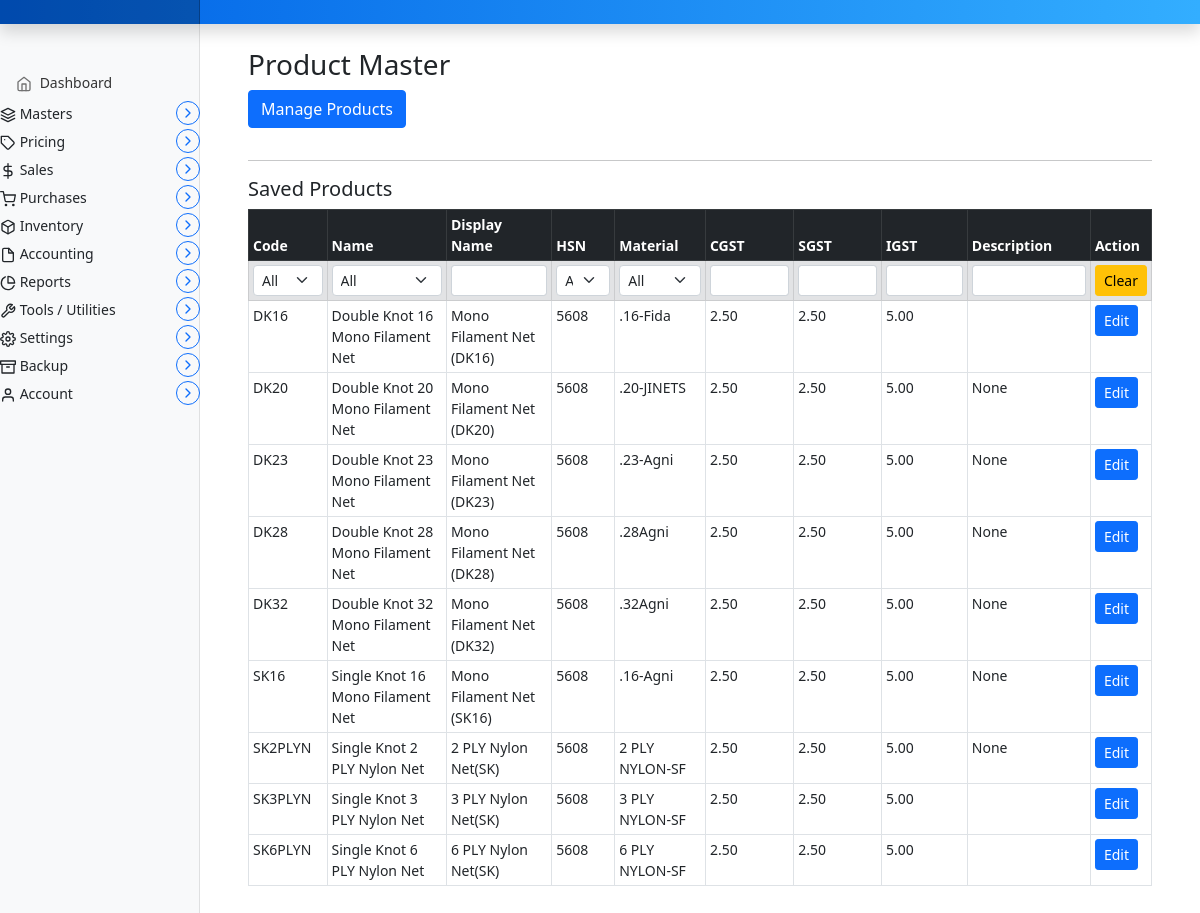
Page /invoice/products/ (signed in) on the earlier database version.
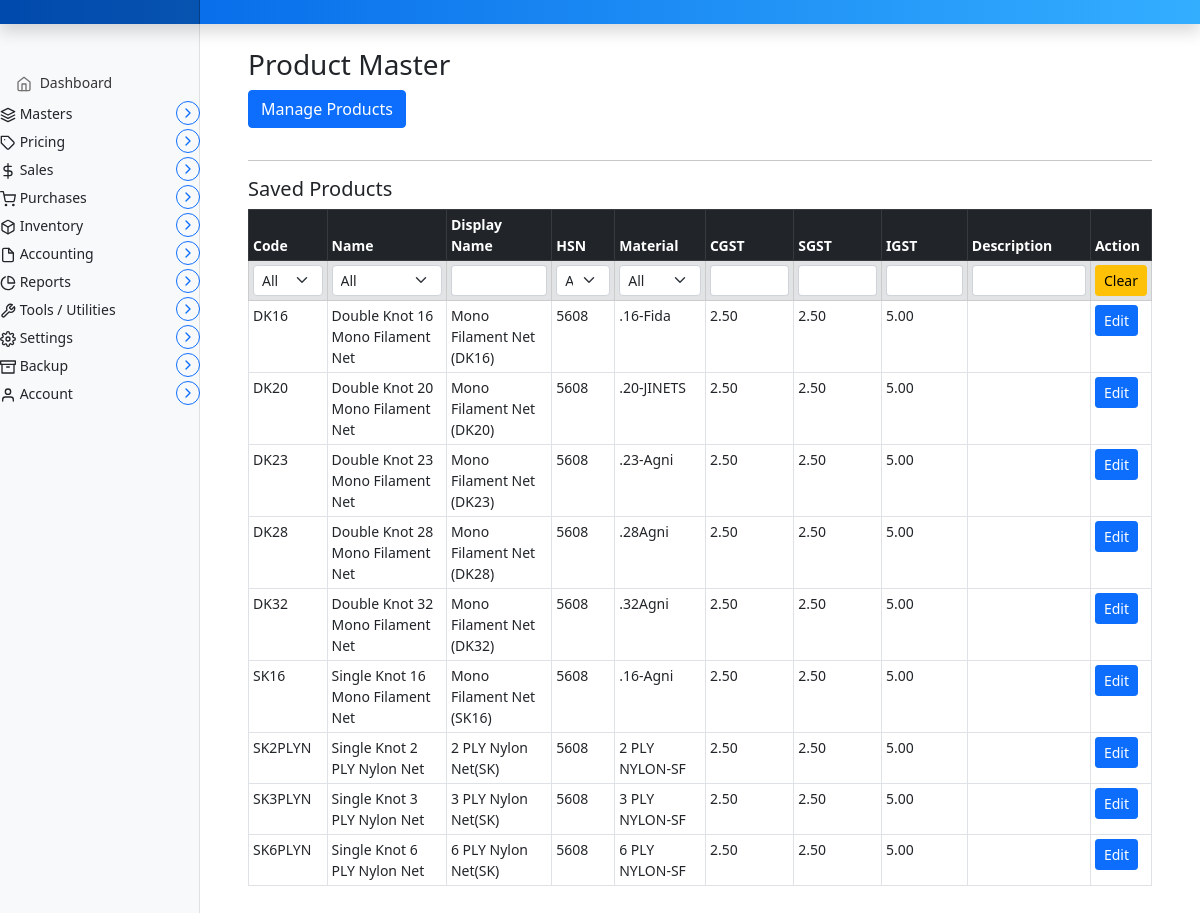
Same page on the later database version.
### marania_invoice_app/models.py (models this page shows, shortened)
class Product(models.Model):
    code = models.CharField(max_length=50, unique=True)
    name = models.CharField(max_length=200)
    display_name = models.CharField(max_length=200, blank=True, null=True)
    hsn = models.CharField(max_length=20, blank=True, null=True)
    material = models.ForeignKey(
        Materials,
        to_field='code',
        on_delete=models.DO_NOTHING,
        related_name='products',
        db_constraint=False,   # ⭐ KEY LINE
        null=True,
        blank=True,
    )
    cgst = models.DecimalField(max_digits=5, decimal_places=2, default=0)
    sgst = models.DecimalField(max_digits=5, decimal_places=2, default=0)
    igst = models.DecimalField(max_digits=5, decimal_places=2, default=0)
    description = models.TextField(blank=True, null=True)
    created_at = models.DateTimeField(auto_now_add=True)
    updated_at = models.DateTimeField(auto_now=True)

class Materials(models.Model):
    code = models.CharField(max_length=50, unique=True)
    name = models.CharField(max_length=255)
    displayname = models.CharField(max_length=255, blank=True, null=True)
    price = models.DecimalField(
        max_digits=10,
        decimal_places=2,
        default=0.00
    )
    gst = models.DecimalField(
        max_digits=5,
        decimal_places=2,
        blank=True,
        null=True,
        help_text="GST percentage (e.g. 9.00)"
    )
    supplier = models.ForeignKey(
                            Parties,
                            to_field='code',
                            on_delete=models.DO_NOTHING,
                            related_name='materials',
                            db_constraint=False,   # ⭐ KEY LINE
                            null=True,
                            blank=True
                        )
    created_at = models.DateTimeField(auto_now_add=True)
    updated_at = models.DateTimeField(auto_now=True)

### marania_invoice_app/views.py (the view, shortened to what this page needs)
# urls.py: path("products/", views.product_master, name="product_master"),
@login_required
def product_master(request):
    products = Product.objects.select_related("material").all()
    materials = Materials.objects.all()
    unique_codes = sorted({p.code for p in products})
    unique_names = sorted({p.name for p in products})
    unique_hsn = sorted({p.hsn or "-" for p in products})
    unique_materials = sorted({p.material.name for p in products if p.material})
    return render(request, "marania_invoice_app/product_master.html", {
        "products": products,
        "materials": materials,              # ✅ NEW
        "unique_codes": unique_codes,
        "unique_names": unique_names,
        "unique_hsn": unique_hsn,
        "unique_materials": unique_materials # ✅ NEW
    })

### templates/marania_invoice_app/product_master.html (shortened to what this page needs)
{% extends 'partials/base.html' %}
{% load static %}
{% block main %}
<main class="col-md-9 ms-sm-auto col-lg-10 px-md-4">
  <div class="container my-4">
    <h3>Product Master</h3>
    <button class="btn btn-primary mb-3" type="button"
            data-bs-toggle="collapse" data-bs-target="#productForm">
      Manage Products
    </button>
    <hr>
    <h5>Saved Products</h5>
    {% if products %}
    <div class="table-responsive" style="max-height:800px; overflow-y:auto;">
      <table class="table table-bordered table-hover table-sm">
        <thead class="table-dark">
          <tr>
            <th>Code</th>
            <th>Name</th>
            <th>Display Name</th>
            <th>HSN</th>
            <th>Material</th>
            <th>CGST</th>
            <th>SGST</th>
            <th>IGST</th>
            <th>Description</th>
            <th>Action</th>
          </tr>
          <tr class="table-secondary">
            <th>
              <select class="form-select form-select-sm column-filter" data-col="0">
                <option value="">All</option>
              </select>
            </th>
            <th>
              <select class="form-select form-select-sm column-filter" data-col="1">
                <option value="">All</option>
              </select>
            </th>
            <th><input class="form-control form-control-sm column-filter" data-col="2"></th>
            <th>
              <select class="form-select form-select-sm column-filter" data-col="3">
                <option value="">All</option>
              </select>
            </th>
            <th>
              <select class="form-select form-select-sm column-filter" data-col="4">
                <option value="">All</option>
              </select>
            </th>
            <th><input class="form-control form-control-sm column-filter" data-col="5"></th>
            <th><input class="form-control form-control-sm column-filter" data-col="6"></th>
            <th><input class="form-control form-control-sm column-filter" data-col="7"></th>
            <th><input class="form-control form-control-sm column-filter" data-col="8"></th>
            <th>
              <button type="button" id="clear-filters" class="btn btn-warning btn-sm">
                Clear
              </button>
            </th>
          </tr>
        </thead>
        <tbody>
          {% for p in products %}
          <tr>
            <td>{{ p.code }}</td>
            <td>{{ p.name }}</td>
            <td>{{ p.display_name }}</td>
            <td>{{ p.hsn }}</td>
            <td>{{ p.material.name }}</td>
            <td>{{ p.cgst }}</td>
            <td>{{ p.sgst }}</td>
            <td>{{ p.igst }}</td>
            <td>{{ p.description }}</td>
            <td>
              <button class="btn btn-primary btn-sm load-product"
                      data-id="{{ p.id }}">Edit</button>
            </td>
          </tr>
          {% endfor %}
        </tbody>
      </table>
    </div>
    {% else %}
      <p class="text-muted">No products found.</p>
    {% endif %}
  </div>
</main>
{% endblock %}

Differences in the rows shown:
changed Product "DK20": description "None" → (not shown)
changed Product "DK23": description "None" → (not shown)
changed Product "DK28": description "None" → (not shown)
changed Product "DK32": description "None" → (not shown)
changed Product "SK16": description "None" → (not shown)
changed Product "SK2PLYN": description "None" → (not shown)
